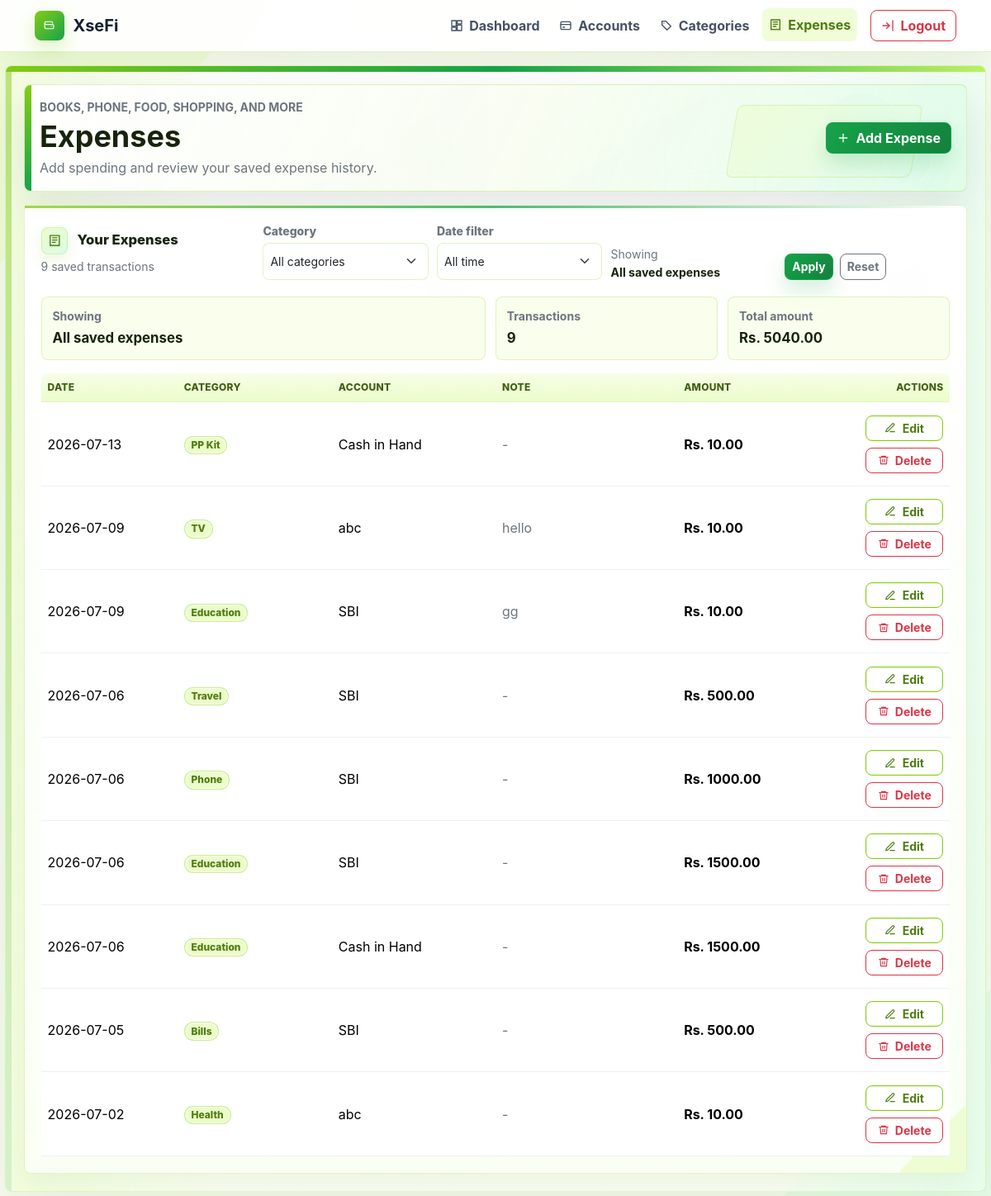
Page /expenses (signed in) on the committed database.
### tables this page shows
CREATE TABLE expenses (
            id INTEGER PRIMARY KEY AUTOINCREMENT,
            user_id INTEGER NOT NULL,
            account_id INTEGER NOT NULL,
            category TEXT NOT NULL,
            amount REAL NOT NULL,
            note TEXT,
            spent_on TEXT NOT NULL,
            created_at TEXT NOT NULL,
            FOREIGN KEY (user_id) REFERENCES users (id),
            FOREIGN KEY (account_id) REFERENCES accounts (id)
        );

### expense.py (the view)
@app.route("/expenses", methods=["GET", "POST"])
@login_required
def expenses():
    accounts_for_user = user_accounts(session["user_id"])
    category_rows = user_categories(session["user_id"])
    if request.method == "POST" and save_expense(session["user_id"], category_rows):
        return redirect(url_for("expenses"))
    period = request.args.get("period", "all")
    category = request.args.get("category", "")
    allowed_periods = ["all", "daily", "weekly", "monthly", "yearly"]
    if period not in allowed_periods:
        period = "all"
    filter_by = "date" if period != "all" else "category"
    all_category_names = [row["name"] for row in category_rows]
    if category not in all_category_names:
        category = ""
    today = date.today()
    selected_date = parse_iso_date(request.args.get("selected_date")) or today
    week_start = parse_iso_date(request.args.get("date_from")) or current_week_start(selected_date)
    week_end = parse_iso_date(request.args.get("date_to")) or (week_start + timedelta(days=6))
    if week_end < week_start:
        week_start, week_end = week_end, week_start
    selected_month = request.args.get("selected_month") or selected_date.strftime("%Y-%m")
    try:
        datetime.strptime(selected_month, "%Y-%m")
    except ValueError:
        selected_month = selected_date.strftime("%Y-%m")
    selected_year = request.args.get("selected_year") or selected_date.strftime("%Y")
    if not selected_year.isdigit() or len(selected_year) != 4:
        selected_year = selected_date.strftime("%Y")
    period_summary = expense_date_summary(
        period,
        selected_date,
        week_start,
        week_end,
        selected_month,
        selected_year,
    )
    if category:
        period_summary = f"{category} - {period_summary}"
    query = [
        "SELECT",
        "    expenses.*,",
        "    COALESCE(accounts.name, 'Account removed') AS account_name",
        "FROM expenses",
        "LEFT JOIN accounts",
        "    ON accounts.id = expenses.account_id",
        "    AND accounts.user_id = expenses.user_id",
        "WHERE expenses.user_id = ?",
    ]
    params = [session["user_id"]]
    if category:
        query.append("AND expenses.category = ?")
        params.append(category)
    if period == "daily":
        query.append("AND date(expenses.spent_on) = date(?)")
        params.append(selected_date.isoformat())
    elif period == "weekly":
        query.append("AND date(expenses.spent_on) BETWEEN date(?) AND date(?)")
        params.extend([week_start.isoformat(), week_end.isoformat()])
    elif period == "monthly":
        query.append("AND strftime('%Y-%m', expenses.spent_on) = ?")
        params.append(selected_month)
    elif period == "yearly":
        query.append("AND strftime('%Y', expenses.spent_on) = ?")
        params.append(selected_year)
    query.append("ORDER BY expenses.spent_on DESC, expenses.created_at DESC")
    expense_rows = get_db().execute("\n".join(query), params).fetchall()
    expense_total = sum(row["amount"] for row in expense_rows)
    empty_expense_message = f"No details found for {period_summary}."
    return render_template(
        "expenses.html",
        accounts=accounts_for_user,
        expenses=expense_rows,
        expense_total=expense_total,
        empty_expense_message=empty_expense_message,
        categories=category_rows,
        today=datetime.now().date().isoformat(),
        period=period,
        period_summary=period_summary,
        active_category=category,
        filter_by=filter_by,
        selected_date=selected_date.isoformat(),
        date_from=week_start.isoformat(),
        date_to=week_end.isoformat(),
        selected_month=selected_month,
        selected_year=selected_year,
    )

### expense.py (called while the page is built, shortened)
def get_db():
    if "db" not in g:
        os.makedirs(app.instance_path, exist_ok=True)
        g.db = sqlite3.connect(app.config["DATABASE"])
        g.db.row_factory = sqlite3.Row
        g.db.execute("PRAGMA journal_mode=MEMORY")
        g.db.execute("PRAGMA foreign_keys=ON")
    return g.db

def merge_duplicate_accounts(db):
    duplicate_groups = db.execute(
        """
        SELECT
            user_id,
            LOWER(TRIM(name)) AS normalized_name,
            type,
            MIN(id) AS keep_id,
            SUM(balance) AS total_balance,
            COUNT(*) AS account_count
        FROM accounts
        GROUP BY user_id, normalized_name, type
        HAVING account_count > 1
        """
    ).fetchall()

@app.before_request
def ensure_database():
    init_db()

def current_user():
    user_id = session.get("user_id")
    if not user_id:
        return None
    return get_db().execute("SELECT * FROM users WHERE id = ?", (user_id,)).fetchone()

@app.context_processor
def inject_globals():
    return {"current_user": current_user(), "low_balance_limit": LOW_BALANCE_LIMIT}

def login_required(view):
    @wraps(view)
    def wrapped_view(*args, **kwargs):
        if not session.get("user_id"):
            flash("Please login first.", "warning")
            return redirect(url_for("login"))
        return view(*args, **kwargs)
    return wrapped_view

def user_accounts(user_id):
    return get_db().execute(
        "SELECT * FROM accounts WHERE user_id = ? ORDER BY created_at DESC", (user_id,)
    ).fetchall()

def user_categories(user_id):
    return get_db().execute(
        """
        SELECT categories.*
        FROM categories
        LEFT JOIN expenses
            ON expenses.user_id = categories.user_id
            AND expenses.category = categories.name
        WHERE categories.user_id = ?
        GROUP BY categories.id
        ORDER BY COUNT(expenses.id) DESC, COALESCE(SUM(expenses.amount), 0) DESC, categories.name
        """,
        (user_id,),
    ).fetchall()

def parse_iso_date(value):
    try:
        return datetime.strptime(value, "%Y-%m-%d").date()
    except (TypeError, ValueError):
        return None

def current_week_start(today=None):
    today = today or date.today()
    return today - timedelta(days=today.weekday())

### templates/expenses.html (shortened to what this page needs)
{% extends "base.html" %}
{% block main_class %}compact-main{% endblock %}
{% block content %}
{% set active_selected_date = selected_date|default(today) %}
{% set active_date_from = date_from|default(active_selected_date) %}
{% set active_date_to = date_to|default(active_selected_date) %}
{% set active_selected_month = selected_month|default(active_selected_date[:7]) %}
{% set active_selected_year = selected_year|default(active_selected_date[:4]) %}
<section class="page-hero compact-hero mb-3">
    <div>
        <p class="text-uppercase text-secondary fw-bold small mb-1">Books, phone, food, shopping, and more</p>
        <h1 class="fw-bold mb-1">Expenses</h1>
        <p class="text-secondary mb-0">Add spending and review your saved expense history.</p>
    </div>
    {% if accounts %}
        <button class="btn btn-success expense-form-toggle" type="button" data-bs-toggle="collapse" data-bs-target="#addExpensePanel" aria-expanded="false" aria-controls="addExpensePanel">
            <svg class="icon"><use href="#icon-plus"></use></svg>Add Expense
        </button>
    {% else %}
        <a class="btn btn-primary" href="{{ url_for('accounts') }}"><svg class="icon"><use href="#icon-plus"></use></svg>Add Account</a>
    {% endif %}
</section>
<section class="row g-3 account-expense-layout">
    <div class="col-12">
        <article class="card app-card h-100">
            <div class="card-header bg-white border-0 d-flex flex-column flex-md-row justify-content-between align-items-md-center gap-2 pb-0">
                <div>
                    <h2 class="section-title mb-1"><span class="title-icon"><svg class="icon"><use href="#icon-receipt"></use></svg></span>Your Expenses</h2>
                    <p class="text-secondary small mb-0">{{ expenses|length }} saved transactions</p>
                </div>
                <form method="get" class="expense-filter-form">
                    <div class="expense-category-control">
                        <label class="form-label small mb-1 text-secondary" for="expense-category">Category</label>
                        <select class="form-select form-select-sm expense-filter-control" id="expense-category" name="category">
                            <option value="" {{ 'selected' if not active_category else '' }}>All categories</option>
                        </select>
                    </div>
                    <div class="expense-period-control">
                        <label class="form-label small mb-1 text-secondary" for="expense-period">Date filter</label>
                        <select class="form-select form-select-sm" id="expense-period" name="period">
                            <option value="all" {{ 'selected' if period == 'all' else '' }}>All time</option>
                        </select>
                    </div>
                    <div class="expense-period-summary">
                        <span class="form-label small mb-1 text-secondary">Showing</span>
                        <strong>{{ period_summary|default('All saved expenses') }}</strong>
                    </div>
                    <div class="expense-filter-actions">
                        <button class="btn btn-sm btn-success" type="submit">Apply</button>
                        <a class="btn btn-sm btn-outline-secondary" href="{{ url_for('expenses') }}">Reset</a>
                    </div>
                </form>
            </div>
            <div class="card-body">
                <section class="expense-detail-summary mb-3" aria-label="Filtered expense details">
                    <div>
                        <span class="text-secondary small fw-bold">Showing</span>
                        <strong>{{ period_summary|default('All saved expenses') }}</strong>
                    </div>
                    <div>
                        <span class="text-secondary small fw-bold">Transactions</span>
                        <strong>{{ expenses|length }}</strong>
                    </div>
                    <div>
                        <span class="text-secondary small fw-bold">Total amount</span>
                        <strong>Rs. {{ "%.2f"|format(expense_total|default(0)) }}</strong>
                    </div>
                </section>
                {% if expenses %}
                    <div class="responsive-table-wrap">
                        <table class="table table-hover align-middle app-table responsive-data-table expense-data-table mb-0">
                            <thead class="table-light">
                                <tr>
                                    <th>Date</th>
                                    <th>Category</th>
                                    <th>Account</th>
                                    <th>Note</th>
                                    <th>Amount</th>
                                    <th class="text-end">Actions</th>
                                </tr>
                            </thead>
                            <tbody>
                                {% for expense in expenses %}
                                    <tr>
                                        <td data-label="Date">{{ expense["spent_on"] }}</td>
                                        <td data-label="Category"><span class="badge rounded-pill text-bg-primary-subtle text-primary-emphasis">{{ expense["category"] }}</span></td>
                                        <td data-label="Account">{{ expense["account_name"] }}</td>
                                        <td data-label="Note" class="text-secondary">{{ expense["note"] or "-" }}</td>
                                        <td data-label="Amount" class="fw-bold">Rs. {{ "%.2f"|format(expense["amount"]) }}</td>
                                        <td data-label="Actions" class="text-end actions-cell">
                                            <div class="d-flex justify-content-end gap-2 table-actions">
                                                <a class="btn btn-sm btn-outline-primary" href="{{ url_for('edit_expense', expense_id=expense['id']) }}"><svg class="icon"><use href="#icon-edit"></use></svg>Edit</a>
                                                <form method="post" action="{{ url_for('delete_expense', expense_id=expense['id']) }}">
                                                    <button class="btn btn-sm btn-outline-danger" type="submit"><svg class="icon"><use href="#icon-trash"></use></svg>Delete</button>
                                                </form>
                                            </div>
                                        </td>
                                    </tr>
                                {% endfor %}
                            </tbody>
                        </table>
                    </div>
                {% else %}
                    <div class="empty-state">
                        <p class="text-secondary mb-0">{{ empty_expense_message|default('No details found for this filter.') }}</p>
                    </div>
                {% endif %}
            </div>
        </article>
    </div>
</section>
{% endblock %}

### rows in the picture
expenses: spent_on "2026-07-13", category "PP Kit", account_name "Cash in Hand", note "-", amount "10.00"
expenses: spent_on "2026-07-09", category "TV", account_name "abc", note "hello", amount "10.00"
expenses: spent_on "2026-07-09", category "Education", account_name "SBI", note "gg", amount "10.00"
expenses: spent_on "2026-07-06", category "Travel", account_name "SBI", note "-", amount "500.00"
expenses: spent_on "2026-07-06", category "Phone", account_name "SBI", note "-", amount "1000.00"
expenses: spent_on "2026-07-06", category "Education", account_name "SBI", note "-", amount "1500.00"
expenses: spent_on "2026-07-06", category "Education", account_name "Cash in Hand", note "-", amount "1500.00"
expenses: spent_on "2026-07-05", category "Bills", account_name "SBI", note "-", amount "500.00"
expenses: spent_on "2026-07-02", category "Health", account_name "abc", note "-", amount "10.00"

### other values in the picture
{{ expenses|length }} "9"
{{ period_summary|default('All saved expenses') }} "All saved expenses"
{{ "%.2f"|format(expense_total|default(0)) }} "5040.00"
